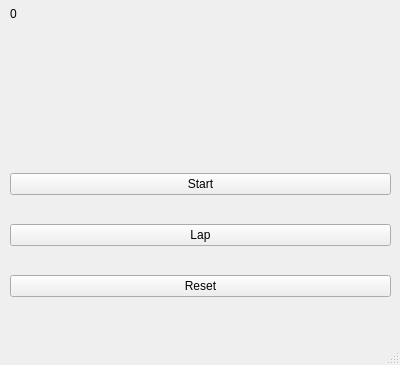
<?xml version="1.0" encoding="UTF-8"?>
<ui version="4.0">
 <class>MainWindow</class>
 <widget class="QMainWindow" name="MainWindow">
  <property name="geometry">
   <rect>
    <x>0</x>
    <y>0</y>
    <width>400</width>
    <height>365</height>
   </rect>
  </property>
  <property name="maximumSize">
   <size>
    <width>400</width>
    <height>400</height>
   </size>
  </property>
  <property name="windowTitle">
   <string>MainWindow</string>
  </property>
  <widget class="QWidget" name="centralwidget">
   <widget class="QWidget" name="verticalLayoutWidget">
    <property name="geometry">
     <rect>
      <x>10</x>
      <y>0</y>
      <width>381</width>
      <height>131</height>
     </rect>
    </property>
    <layout class="QVBoxLayout" name="VentanaCrono">
     <item>
      <widget class="QLabel" name="Cronometro">
       <property name="text">
        <string>0</string>
       </property>
      </widget>
     </item>
     <item>
      <widget class="QLabel" name="Lap1">
       <property name="text">
        <string/>
       </property>
      </widget>
     </item>
     <item>
      <widget class="QLabel" name="Lap2">
       <property name="text">
        <string/>
       </property>
      </widget>
     </item>
     <item>
      <widget class="QLabel" name="Lap3">
       <property name="text">
        <string/>
       </property>
      </widget>
     </item>
    </layout>
   </widget>
   <widget class="QWidget" name="verticalLayoutWidget_2">
    <property name="geometry">
     <rect>
      <x>10</x>
      <y>150</y>
      <width>381</width>
      <height>171</height>
     </rect>
    </property>
    <layout class="QVBoxLayout" name="VentanaBotones">
     <item>
      <widget class="QPushButton" name="Start">
       <property name="text">
        <string>Start</string>
       </property>
      </widget>
     </item>
     <item>
      <widget class="QPushButton" name="Lap">
       <property name="text">
        <string>Lap</string>
       </property>
      </widget>
     </item>
     <item>
      <widget class="QPushButton" name="Reset">
       <property name="text">
        <string>Reset</string>
       </property>
      </widget>
     </item>
    </layout>
   </widget>
  </widget>
  <widget class="QMenuBar" name="menubar">
   <property name="geometry">
    <rect>
     <x>0</x>
     <y>0</y>
     <width>400</width>
     <height>21</height>
    </rect>
   </property>
  </widget>
  <widget class="QStatusBar" name="statusbar"/>
 </widget>
 <resources/>
 <connections/>
</ui>
